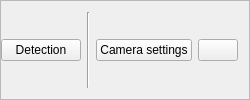
                        <widget class="QFrame" name="frame_7">
                         <property name="frameShape">
                          <enum>QFrame::StyledPanel</enum>
                         </property>
                         <property name="frameShadow">
                          <enum>QFrame::Raised</enum>
                         </property>
                         <layout class="QHBoxLayout" name="horizontalLayout_8" stretch="0,0,0,0">
                          <property name="leftMargin">
                           <number>0</number>
                          </property>
                          <item>
                           <widget class="QPushButton" name="detectionSettingsBtn">
                            <property name="text">
                             <string>Detection</string>
                            </property>
                            <property name="icon">
                             <iconset resource="resources.qrc">
                              <normaloff>:/icons/Icons/eye.svg</normaloff>:/icons/Icons/eye.svg</iconset>
                            </property>
                            <property name="iconSize">
                             <size>
                              <width>24</width>
                              <height>24</height>
                             </size>
                            </property>
                           </widget>
                          </item>
                          <item>
                           <widget class="Line" name="line">
                            <property name="font">
                             <font>
                              <weight>75</weight>
                              <bold>true</bold>
                             </font>
                            </property>
                            <property name="orientation">
                             <enum>Qt::Vertical</enum>
                            </property>
                           </widget>
                          </item>
                          <item>
                           <widget class="QPushButton" name="cameraSettingsButton">
                            <property name="text">
                             <string>Camera settings</string>
                            </property>
                            <property name="icon">
                             <iconset resource="resources.qrc">
                              <normaloff>:/icons/Icons/camera.svg</normaloff>:/icons/Icons/camera.svg</iconset>
                            </property>
                           </widget>
                          </item>
                          <item alignment="Qt::AlignRight">
                           <widget class="QPushButton" name="closeRightMenuBtn">
                            <property name="text">
                             <string/>
                            </property>
                            <property name="icon">
                             <iconset resource="resources.qrc">
                              <normaloff>:/icons/Icons/x-circle.svg</normaloff>:/icons/Icons/x-circle.svg</iconset>
                            </property>
                           </widget>
                          </item>
                         </layout>
                        </widget>
